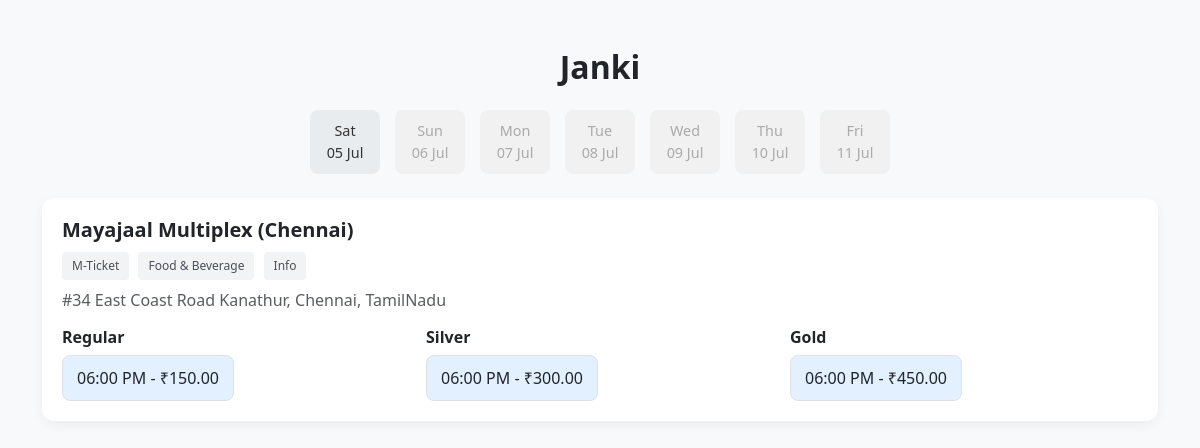
Page /bookings/showtime/Janki-2025-06-13-Drama-2025-06-13-Hindi/2025-07-05/ on the committed database.
### movies/models.py (models this page shows, shortened)
class Movie(models.Model):
    title= models.CharField(max_length=255)
    genre= models.CharField(max_length=255, choices=genres,null=True, blank=True)
    language= models.CharField(max_length=255, choices=languages,null=True, blank=True)
    synopsis= models.TextField(null=True, blank=True)
    duration_minutes= models.IntegerField(null=True, blank=True)
    release_date= models.DateField(null=True, blank=True)
    trailer_url= models.URLField(null=True, blank=True)
    status= models.CharField(max_length=255, choices=[('Upcoming', 'Upcoming'), ('Realeased', 'Realeased')], null=True, blank=True)
    created_at= models.DateTimeField(auto_now_add=True)
    movie_image= models.ImageField(upload_to='movies/', null=True, blank=True)
    slug=models.CharField(max_length=2000,null=True,blank=True)

### theaters/models.py (models this page shows, shortened)
class Showtime(models.Model):
    theater = models.ForeignKey(Theater, on_delete=models.CASCADE)
    movie= models.ForeignKey(Movie,on_delete=models.CASCADE)
    showtime = models.DateTimeField()
    regular_price = models.DecimalField(max_digits=10, decimal_places=2, null=True, blank=True)
    silver_price = models.DecimalField(max_digits=10, decimal_places=2, null=True, blank=True)
    gold_price = models.DecimalField(max_digits=10, decimal_places=2, null=True, blank=True)

class Theater(models.Model):
    name = models.CharField(max_length=1000)
    city = models.CharField(max_length=250)
    address = models.TextField(max_length=255)

### bookings/views.py (the view)
# urls.py: path('showtime/<slug:slug>/<str:date_str>/', views.Theater_Showtime_view, name='Theater_Showtime'),
def Theater_Showtime_view(request, slug, date_str):
    if not Movie.objects.filter(slug=slug).exists():
        messages.error(request, 'Invalid request')
        return render(request, 'theaters/showtimes.html', {})
    movie = Movie.objects.get(slug=slug)
    selected_date = datetime.strptime(date_str, '%Y-%m-%d').date()
    showtimes = Showtime.objects.filter(movie=movie, showtime__date=selected_date)
    date_range = [selected_date + timedelta(days=i) for i in range(7)]
    all_showtimes = Showtime.objects.filter(movie=movie)
    available_dates = set(show.showtime.date() for show in all_showtimes)
    current_datetime = timezone.now()
    context = {
        'movie': movie,
        'showtimes': showtimes,
        'date_str': date_str,
        'date_range': date_range,
        'available_dates': available_dates,
        'current_datetime': current_datetime,
    }
    return render(request, 'theaters/showtime.html', context)

### templates/theaters/showtime.html (shortened to what this page needs)
<!DOCTYPE html>
{% load static %}
<html lang="en">
<head>
    <link href="https://cdn.jsdelivr.net/npm/bootstrap@5.3.2/dist/css/bootstrap.min.css" rel="stylesheet">
    <link rel="stylesheet" href="{% static 'D:\Jango\Projects\static\theaters\showtime.css' %}">
</head>
<body>
<div class="container py-5">
    <div class="movie-header mb-4">
        <h2>{{ movie.title }}</h2>
    </div>
    <div class="date-bar mb-4">
        {% for day in date_range %}
            {% if day in available_dates %}
                <a href="{% url 'Theater_Showtime' movie.slug day %}" class="{% if day|stringformat:'Y-m-d' == date_str %}active{% endif %}">
                    {{ day|date:"D" }}<br>{{ day|date:"d M" }}
                </a>
            {% else %}
                <span class="disabled">
                    {{ day|date:"D" }}<br>{{ day|date:"d M" }}
                </span>
            {% endif %}
        {% endfor %}
    </div>
    {% if showtimes %}
        {% for show in showtimes %}
            <div class="theater-card mb-5">
                <h5>{{ show.theater.name }} ({{ show.theater.city }})</h5>
                <div class="tags mb-2">
                    <span>M-Ticket</span>
                    <span>Food & Beverage</span>
                    <span>Info</span>
                </div>
                <p class="text-muted">{{ show.theater.address }}</p>
                <div class="row g-3">
                    <div class="col-md-4 seat-category">
                        <h6>Regular</h6>
                        {% if show.showtime > current_datetime %}
                            <a href="{% url 'seats_view' show.id %}?category=regular" class="showtime-slot">
                                {{ show.showtime|time:"h:i A" }} - ₹{{ show.regular_price }}
                            </a>
                        {% else %}
                            <span class="showtime-slot disabled">
                                {{ show.showtime|time:"h:i A" }} - ₹{{ show.regular_price }}
                            </span>
                        {% endif %}
                    </div>
                    <div class="col-md-4 seat-category">
                        <h6>Silver</h6>
                        {% if show.showtime > current_datetime %}
                            <a href="{% url 'seats_view' show.id %}?category=silver" class="showtime-slot">
                                {{ show.showtime|time:"h:i A" }} - ₹{{ show.silver_price }}
                            </a>
                        {% else %}
                            <span class="showtime-slot disabled">
                                {{ show.showtime|time:"h:i A" }} - ₹{{ show.silver_price }}
                            </span>
                        {% endif %}
                    </div>
                    <div class="col-md-4 seat-category">
                        <h6>Gold</h6>
                        {% if show.showtime > current_datetime %}
                            <a href="{% url 'seats_view' show.id %}?category=gold" class="showtime-slot">
                                {{ show.showtime|time:"h:i A" }} - ₹{{ show.gold_price }}
                            </a>
                        {% else %}
                            <span class="showtime-slot disabled">
                                {{ show.showtime|time:"h:i A" }} - ₹{{ show.gold_price }}
                            </span>
                        {% endif %}
                    </div>
                </div>
            </div>
        {% endfor %}
    {% else %}
        <div class="no-show text-center mt-5">No showtimes available for the selected date.</div>
    {% endif %}
</div>
</body>
</html>

### static/theaters/showtime.css (style rules this page uses)
body { background-color: #f8f9fa; font-family: 'Segoe UI', Tahoma, Geneva, Verdana, sans-serif; color: #212529; }
.movie-header h2 { font-size: 2rem; font-weight: 600; text-align: center; }
.date-bar { display: flex; justify-content: center; gap: 15px; flex-wrap: wrap; }
.date-bar a, .date-bar span { display: inline-block; padding: 10px 15px; border-radius: 8px; text-align: center; width: 70px; font-weight: 500; font-size: 0.9rem; color: #333; text-decoration: none; background-color: #e9ecef; transition: background-color 0.3s ease; }
.date-bar .disabled { color: #aaa; background-color: #f1f1f1; cursor: not-allowed; }
.theater-card { padding: 20px; background-color: white; border-radius: 12px; box-shadow: 0 4px 12px rgba(0, 0, 0, 0.05); }
.theater-card h5 { font-weight: 600; margin-bottom: 10px; }
.tags span { display: inline-block; font-size: 0.75rem; background-color: #f1f3f5; padding: 5px 10px; margin-right: 5px; border-radius: 4px; color: #495057; }
.seat-category h6 { font-weight: 600; margin-bottom: 8px; }
.showtime-slot { display: inline-block; padding: 10px 14px; border: 1px solid #dee2e6; border-radius: 8px; text-decoration: none; color: #212529; font-weight: 500; background-color: #e2f0ff; transition: background-color 0.3s; }

### rows in the picture
Movie: title "Janki"
Showtime: theater.name "Mayajaal Multiplex", theater.city "Chennai", theater.address "#34 East Coast Road Kanathur, Chennai, TamilNadu", showtime "06:00 PM", regular_price "150.00", silver_price "300.00", gold_price "450.00"

### other values in the picture
{{ day|date:"D" }} "Sat"
{{ day|date:"d M" }} "05 Jul"
{{ day|date:"D" }} "Sun" "Mon" "Tue" "Wed" "Thu" "Fri"
{{ day|date:"d M" }} "06 Jul" "07 Jul" "08 Jul" "09 Jul" "10 Jul" "11 Jul"
